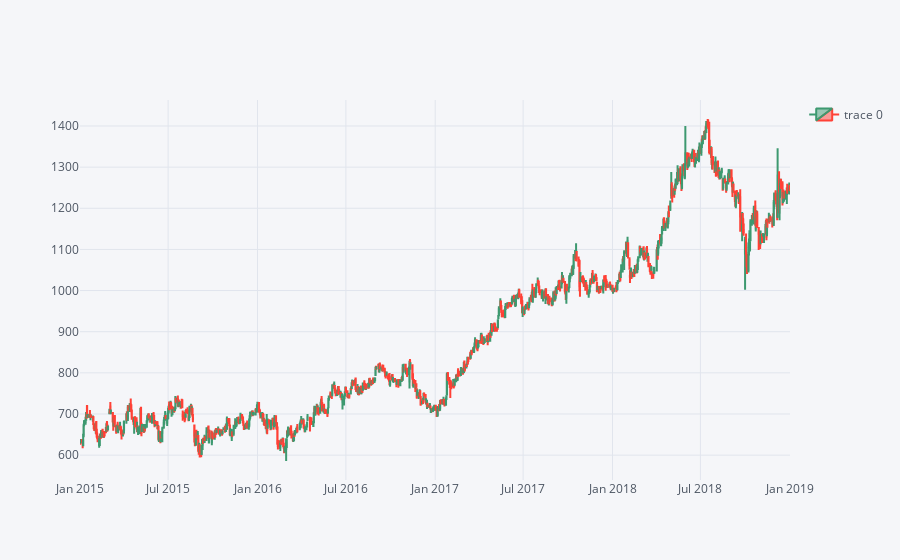

The notebook cell this image was saved under:
### Code cell
KOTAKMAHINDRA_g.loc['2015-01-01':'2019-01-01'].iplot(kind='candle',legend=True)

### Figure 1 — Plotly figure (JSON) as saved in the notebook; plotly's stock layout.template omitted (floating-point values rounded to 4 significant figures; data arrays with more than 128 entries replaced by an {"elided": "..."} marker saying what was removed)
{"data": [{"close": {"elided": "987 float values"}, "high": {"elided": "987 float values"}, "low": {"elided": "987 float values"}, "open": {"elided": "987 float values"}, "showlegend": true, "type": "candlestick", "x": {"elided": "987 str values"}, "yaxis": "y2"}], "layout": {"legend": {"bgcolor": "#F5F6F9", "font": {"color": "#4D5663"}}, "paper_bgcolor": "#F5F6F9", "plot_bgcolor": "#F5F6F9", "showlegend": true, "title": {"font": {"color": "#4D5663"}}, "xaxis": {"gridcolor": "#E1E5ED", "rangeslider": {"visible": false}, "showgrid": true, "tickfont": {"color": "#4D5663"}, "title": {"font": {"color": "#4D5663"}, "text": ""}, "zerolinecolor": "#E1E5ED"}, "yaxis": {"gridcolor": "#E1E5ED", "showgrid": true, "showticklabels": false, "tickfont": {"color": "#4D5663"}, "title": {"font": {"color": "#4D5663"}, "text": ""}, "zerolinecolor": "#E1E5ED"}, "yaxis2": {"gridcolor": "#E1E5ED", "showgrid": true, "tickfont": {"color": "#4D5663"}, "title": {"font": {"color": "#4D5663"}, "text": ""}, "zerolinecolor": "#E1E5ED"}}}
